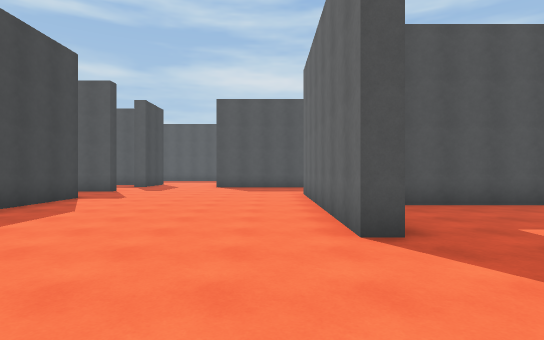
View 1 (above)

24 first-person views from a walk through a 3-D level made in the Unity game engine. The camera is 1.5 m above the floor, looks level and sees 80° across. The floor is counted in squares, 2 m on a side. Each view is taken from the middle of a square. On the plan, view 1 faces up. The plan holds only what a view shows up to about 11 squares ahead; the rest is blank. The player character is not drawn.

View 2
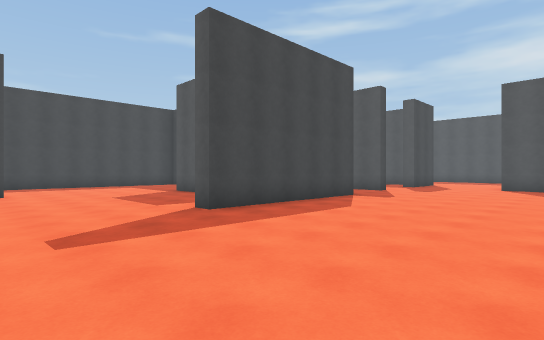

View 3
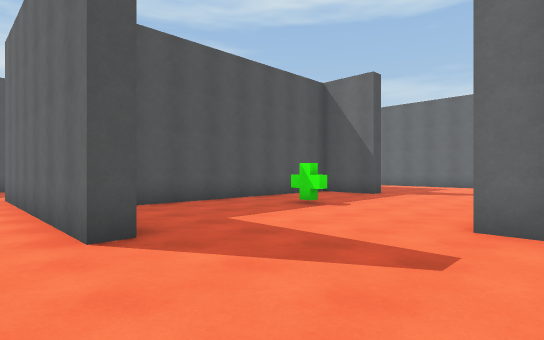

View 4
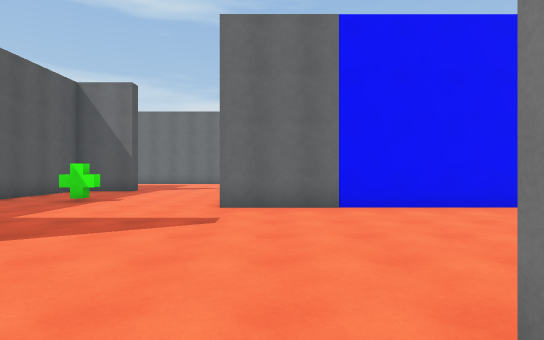

View 5
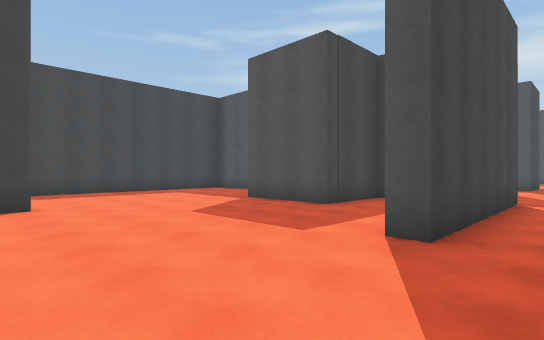

View 6
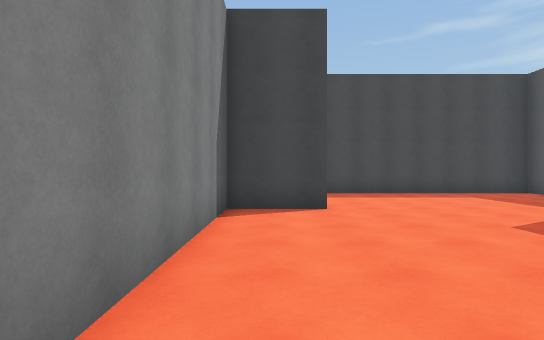

View 7
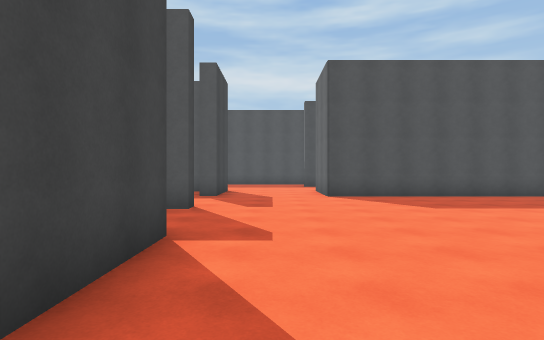

View 8
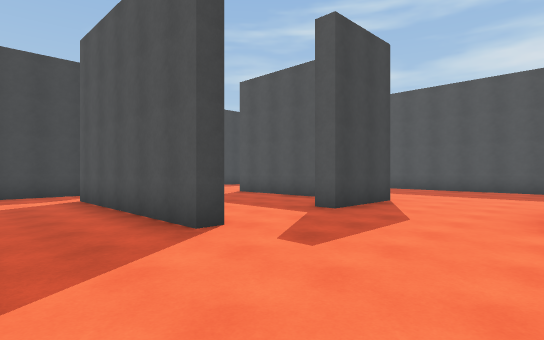

View 9
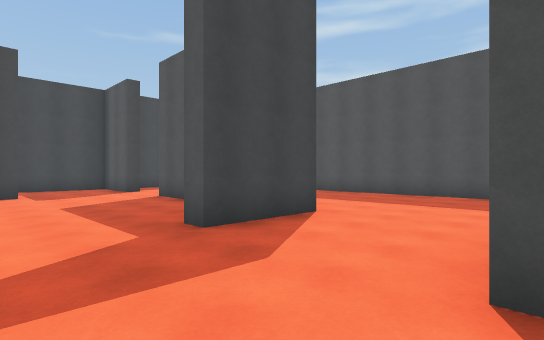

View 10
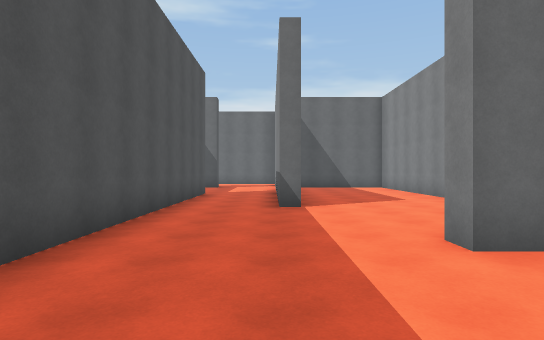

View 11
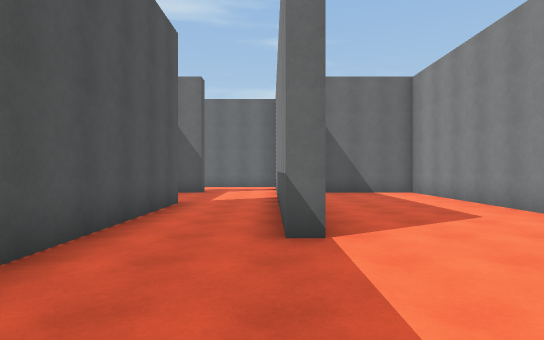

View 12
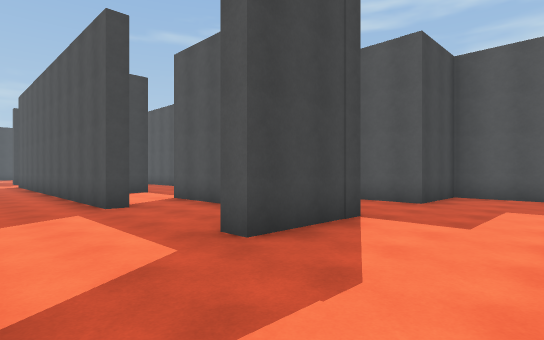

View 13
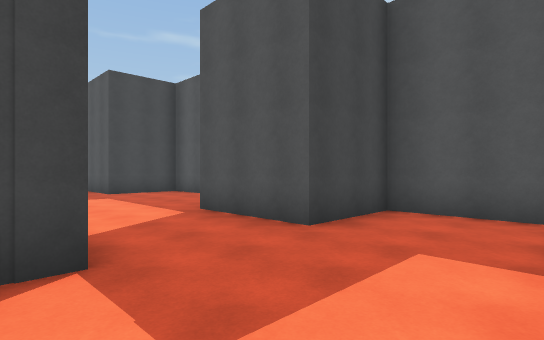

View 14
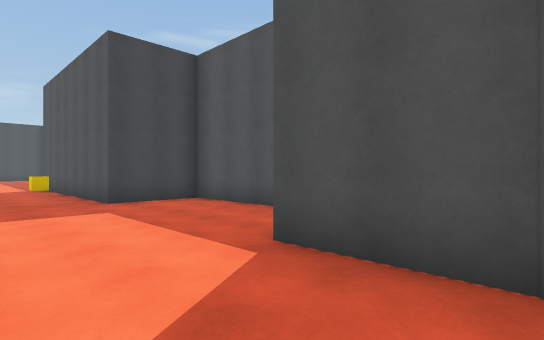

View 15
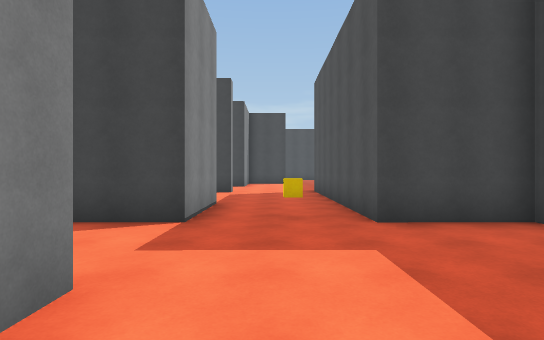

View 16
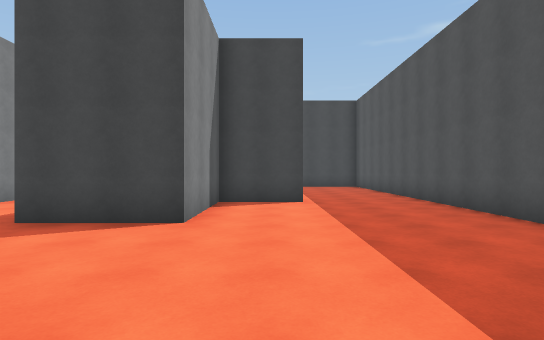

View 17
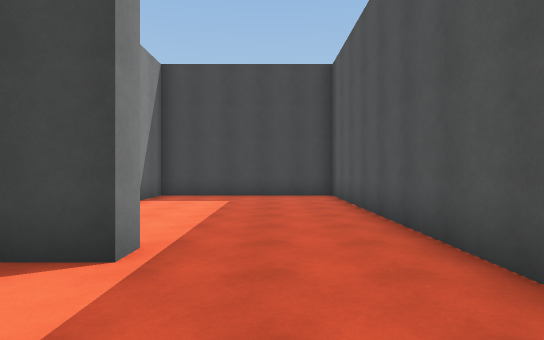

View 18
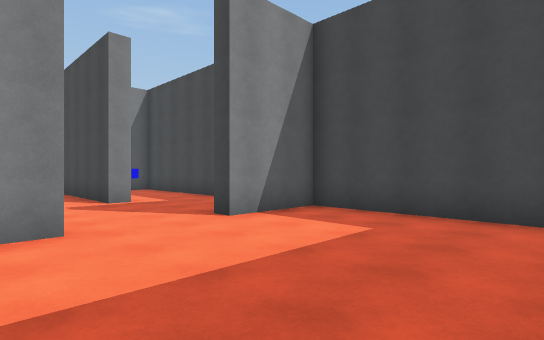

View 19
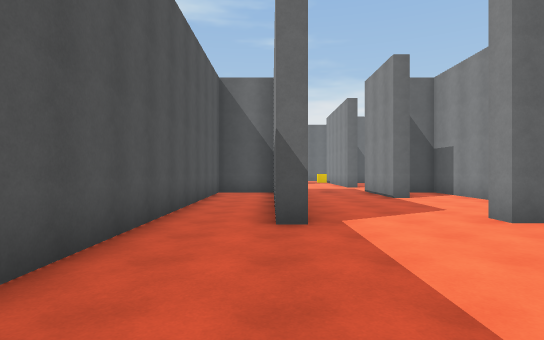

View 20
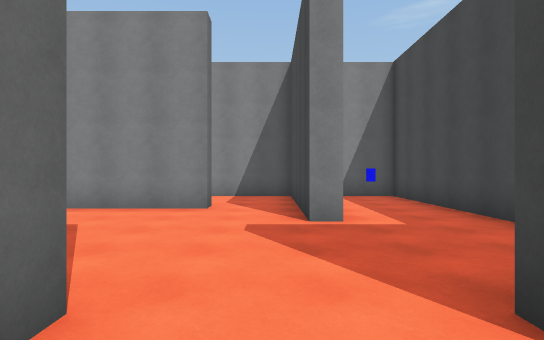

View 21
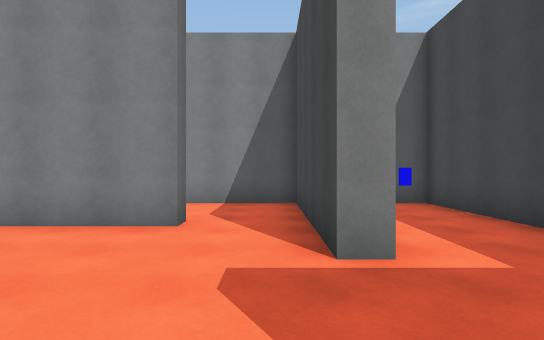

View 22
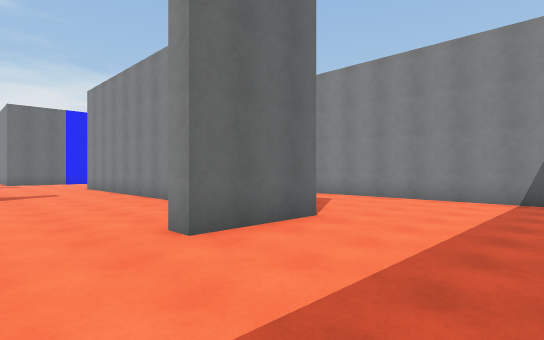

View 23
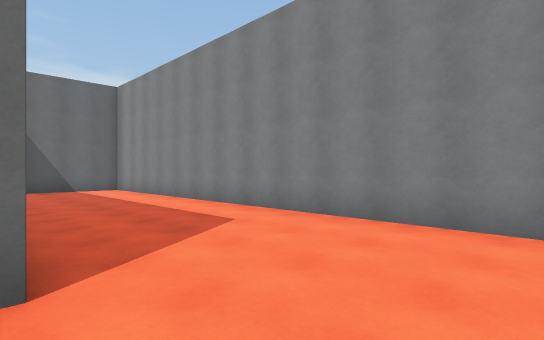

View 24
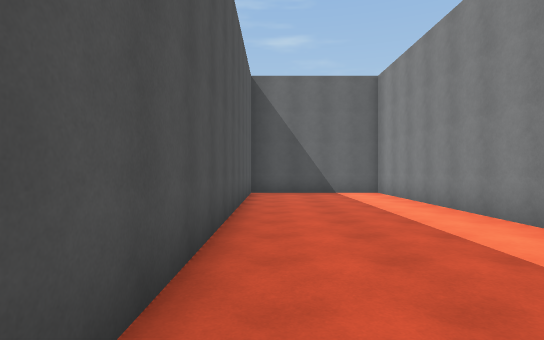

### Floor plan
Points are (right, up) in squares from view 1. A wall is a line through its corners. A room is listed if a view was taken in it or the views show most of it. See-through windows are left out.
Room 1 (views 1, 2, 3, 4, 5, 6, 7, 8, 9, 10, 11, 12, 13, 14, 15, 16, 17, 18, 19, 20, 21, 22, 23, 24)
walls: (-5.2, 8.8) (-5.2, 3.6) (-5.8, 3.6); (-5.6, 11.8) (-5.6, 11.2) (-10.7, 11.2) (-10.7, 11.7) (-8, 11.7); (4.4, 11.4) (4.4, 11.8) (10.5, 11.8); (1.5, 3.6) (1, 3.6) (1, 10.1) (1.5, 10.1); (1.1, 14.6) (3.9, 14.6) (3.9, 15.4); (-8.2, 8.2) (-8.2, 5.9) (-10.9, 5.9); (1.7, 16.2) (1.7, 16.8) (4.4, 16.8) (4.4, 15.1); (6.5, 7.3) (11.8, 7.3) (11.8, 10.2); (-7.5, 16.3) (-10.9, 16.3) (-10.9, 16.8) (-10.4, 16.8); (9, 6.9) (2.8, 6.9); (-1.8, -1.3) (-11.2, -1.3); (-2.4, 19.5) (-2.4, 20); (8.4, 14.6) (8.4, 14.1) (-2.4, 14.1) (-2.4, 16.8) (-1.9, 16.8) (-1.9, 16.1); (6.9, 16.8) (7.6, 16.8); (10, 4.9) (9.5, 4.9) (9.5, 6.1); (3.9, 19.9) (3.9, 21.8) (-15.5, 21.8) (-15.5, 16.8) (-13.3, 16.8) (-13.3, 16.2); (9.1, 16.3) (6.9, 16.3); (-9.1, 18.7) (-8.6, 18.7) (-8.6, 16.8) (-5.6, 16.8) (-5.6, 14.3) (-6.1, 14.3); (-13.1, 13.3) (-12.5, 13.3) (-12.5, 8.7) (-10, 8.7); (-14.8, 8.3) (-15.5, 8.3) (-15.5, 1.6); (-11.7, -1.4) (-11.7, 1.1) (-11.2, 1.1) (-11.2, -0.9) (-3.4, -0.9); (4.4, -5) (4.4, 1.1); (7.4, 21.8) (4.4, 21.8) (4.4, 19.5) (-1.9, 19.5); (-15.5, 14.1) (-15.5, 8.7) (-14, 8.7); (12.3, 16.8) (12.3, 14.3) (11.8, 14.3) (11.8, 15.1); (-14.2, -5.5) (-1.3, -5.5) (-1.3, -1.2); (14.5, 21.8) (12.3, 21.8) (12.3, 19.5) (9.5, 19.5)
ways out: opening at (5.5, 16); opening at (7.5, 15)
objects: cube (4, 18); other object (6, 5)

Where each view was taken, in squares from view 1:
view 1: 0 up, 0 right, facing up
view 2: 0 up, 0 right, facing up-left
view 3: 0 up, 0 right, facing up-right
view 4: 0 up, 2 left, facing right
view 5: 0 up, 4 left, facing up-left
view 6: 0 up, 5 left, facing left
view 7: 5 up, 4 left, facing up
view 8: 9 up, 2 left, facing up-left
view 9: 12 up, 2 left, facing up-left
view 10: 12 up, 2 left, facing right
view 11: 12 up, 1 right, facing right
view 12: 12 up, 15 right, facing up-left
view 13: 16 up, 15 right, facing up-left
view 14: 17 up, 12 right, facing up-left
view 15: 18 up, 9 right, facing left
view 16: 18 up, 1 left, facing left
view 17: 20 up, 6 left, facing left
view 18: 21 up, 10 left, facing down-left
view 19: 20 up, 7 left, facing right
view 20: 18 up, 12 left, facing down
view 21: 16 up, 12 left, facing down
view 22: 3 up, 15 left, facing down-right
view 23: 1 down, 14 left, facing down-right
view 24: 2 down, 12 left, facing right
